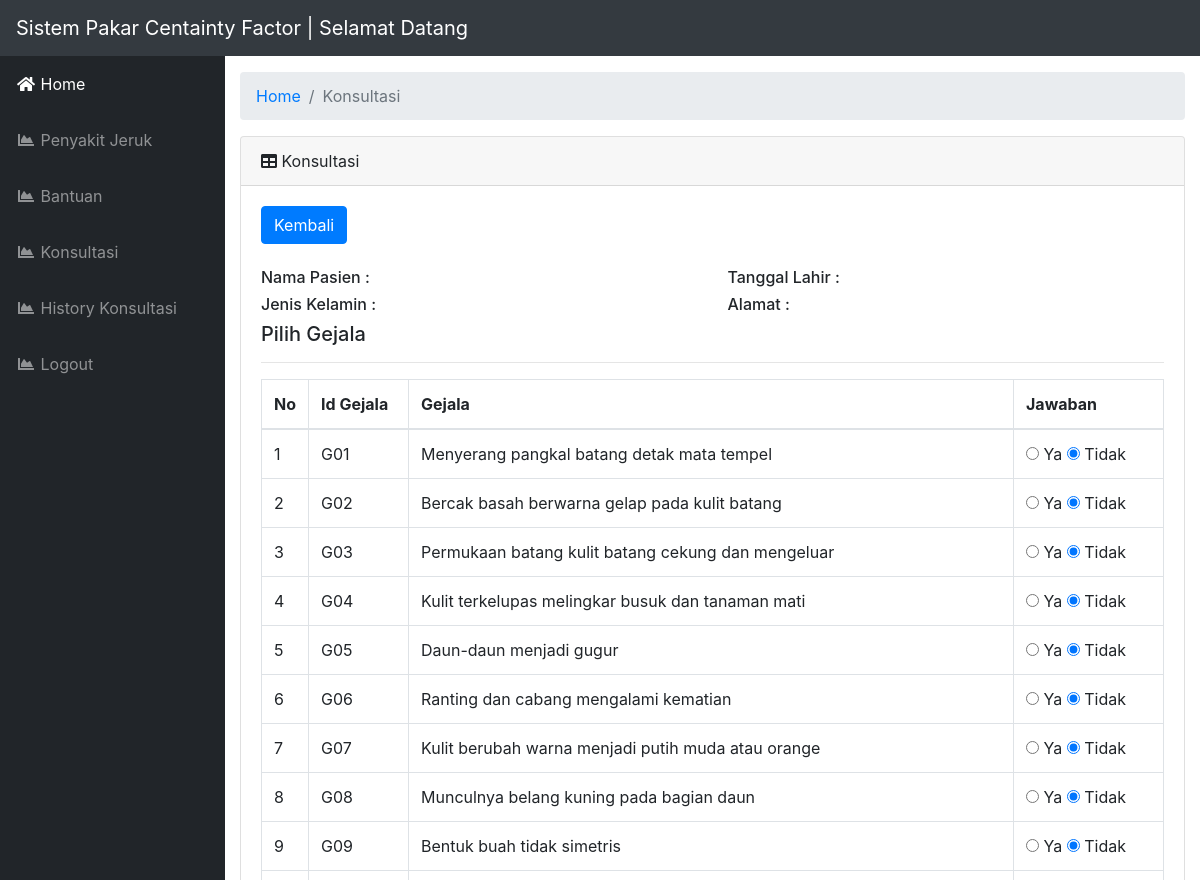
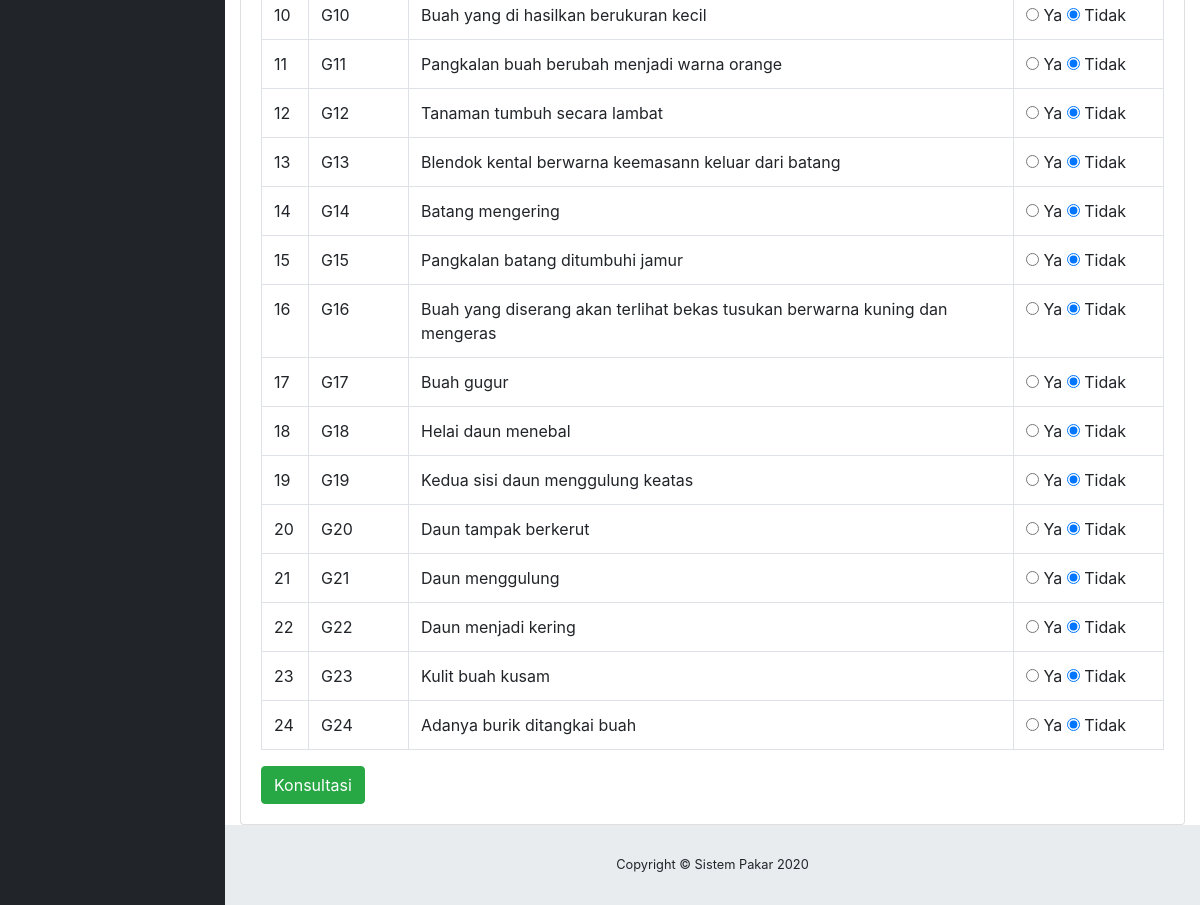
The app's page /index.php?page=module/Konsultasi/index (signed in) with its own data (2 pictures, top to bottom).
### tables this page shows
CREATE TABLE `tb_Gejala` (
  `gejala_id` varchar(100) NOT NULL,
  `gejala_nama` varchar(250) NOT NULL,
  `gejala_cf` float NOT NULL
);

### assets/model/conf.php (called while the page is built, shortened)
<?php
$conn = mysqli_connect('localhost', 'root', '', 'db_pakar_cf');
class Conf
{
    public function get($query)
    {
        global $conn;
        $ambil = $conn->query($query);
        $hasil = [];
        while ($pecah = $ambil->fetch_object()) {
            $hasil[] = $pecah;
        }
        return $hasil;
    }
}

### assets/model/db.php (called while the page is built, shortened)
<?php
include 'conf.php';
class Db extends Conf
{
    public function getAllGejala()
    {
        $query = $this->get("SELECT * FROM tb_Gejala");
        return $query;
    }
}

### module/Konsultasi/index.php (the view, shortened to what this page needs)
<?php
$id = $_SESSION['akun']->pasien_id;
$dPasien = $db->getOnePasien($id);
$dGejala = $db->getAllGejala();
?>
<ol class="breadcrumb">
    <li class="breadcrumb-item">
        <a href="index.php">Home</a>
    </li>
    <li class="breadcrumb-item active">Konsultasi</li>
</ol>
<div class="card mt-3" style="width: 100%;margin-top: 0px;">
    <div class="card-header"> <i class="fas fa-table"></i> Konsultasi</div>
    <div class="card-body">
        <a href="index.php" class="btn btn-primary ">Kembali</a>
        <br><br>
        <form method="POST">
            <div class="row">
                <div class="col-md-6">
                    <h6>Nama Pasien : <?= $dPasien->pasien_nama ?></h6>
                    <h6>Jenis Kelamin : <?= $dPasien->pasien_jk ?></h6>
                </div>
                <div class="col-md-6">
                    <h6>Tanggal Lahir : <?= TglIndo($dPasien->pasien_tgl_lahir) ?></h6>
                    <h6>Alamat : <?= $dPasien->pasien_alamat ?></h6>
                </div>
            </div>
            <h5>Pilih Gejala</h5>
            <hr>
            <table class="table table-bordered">
                <thead>
                    <tr>
                        <th width="10px">No</th>
                        <th width="100px">Id Gejala</th>
                        <th>Gejala</th>
                        <th width="150px">Jawaban</th>
                    </tr>
                </thead>
                <tbody>
                    <?php
                    foreach ($dGejala as $no => $dGejala) {
                    ?>
                        <tr>
                            <td><?= ++$no ?></td>
                            <td><?= $dGejala->gejala_id ?></td>
                            <td><?= $dGejala->gejala_nama ?></td>
                            <td>
                                <input type="radio" name="<?= $dGejala->gejala_id ?>" value="<?= $dGejala->gejala_cf ?>"> Ya
                                <input type="radio" name="<?= $dGejala->gejala_id ?>" value="0" checked> Tidak
                            </td>
                        </tr>
                    <?php } ?>
                </tbody>
            </table>
            <button name="Konsultasi" class="btn btn-success">Konsultasi</button>
        </form>
    </div>
</div>

### records on screen
tb_gejala: gejala_id "G01", gejala_nama "Menyerang pangkal batang detak mata tempel"
tb_gejala: gejala_id "G02", gejala_nama "Bercak basah berwarna gelap pada kulit batang"
tb_gejala: gejala_id "G03", gejala_nama "Permukaan batang kulit batang cekung dan mengeluar"
tb_gejala: gejala_id "G04", gejala_nama "Kulit terkelupas melingkar busuk dan tanaman mati"
tb_gejala: gejala_id "G05", gejala_nama "Daun-daun menjadi gugur"
tb_gejala: gejala_id "G06", gejala_nama "Ranting dan cabang mengalami kematian"
tb_gejala: gejala_id "G07", gejala_nama "Kulit berubah warna menjadi putih muda atau orange"
tb_gejala: gejala_id "G08", gejala_nama "Munculnya belang kuning pada bagian daun"
tb_gejala: gejala_id "G09", gejala_nama "Bentuk buah tidak simetris"
tb_gejala: gejala_id "G10", gejala_nama "Buah yang di hasilkan berukuran kecil"
tb_gejala: gejala_id "G11", gejala_nama "Pangkalan buah berubah menjadi warna orange"
tb_gejala: gejala_id "G12", gejala_nama "Tanaman tumbuh secara lambat"
tb_gejala: gejala_id "G13", gejala_nama "Blendok kental berwarna keemasann keluar dari batang"
tb_gejala: gejala_id "G14", gejala_nama "Batang mengering"
tb_gejala: gejala_id "G15", gejala_nama "Pangkalan batang ditumbuhi jamur"
tb_gejala: gejala_id "G16", gejala_nama "Buah yang diserang akan terlihat bekas tusukan berwarna kuning dan mengeras"
tb_gejala: gejala_id "G17", gejala_nama "Buah gugur"
tb_gejala: gejala_id "G18", gejala_nama "Helai daun menebal"
tb_gejala: gejala_id "G19", gejala_nama "Kedua sisi daun menggulung keatas"
tb_gejala: gejala_id "G20", gejala_nama "Daun tampak berkerut"
tb_gejala: gejala_id "G21", gejala_nama "Daun menggulung"
tb_gejala: gejala_id "G22", gejala_nama "Daun menjadi kering"
tb_gejala: gejala_id "G23", gejala_nama "Kulit buah kusam"
tb_gejala: gejala_id "G24", gejala_nama "Adanya burik ditangkai buah"
